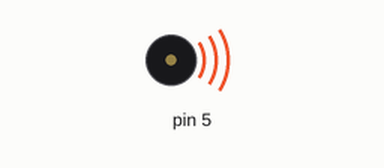
A sketch run on a simulated Arduino Uno, built with avr-gcc and run on an emulated ATmega328P. Parts: buzzer (waves = sounding).

Above: at 0.1 s.
Timing chart, 0 to 40.0 s (numbered marks = the images above):
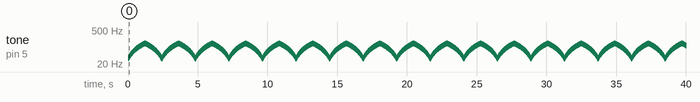

Measured:
- by itself, tone on pin 5: plays 34 Hz for 0.01 s, 35 Hz for 0.01 s, 36 Hz for 0.01 s, 37 Hz for 0.01 s, 38 Hz for 0.01 s, 39 Hz for 0.01 s … (3625 notes in this stretch)

The sketch:

RPMgenerator.ino
```cpp
/*

   ________    _                                   __
  / ____/ /_  (_)___  ____  ___  _________  __  __/ /_
 / /   / __ \/ / __ \/ __ \/ _ \/ ___/ __ \/ / / / __/
/ /___/ / / / / /_/ / /_/ /  __/ /  / / / / /_/ / /_
\____/_/ /_/_/ .___/ .___/\___/_/  /_/ /_/\__,_/\__/
            /_/   /_/


Visit us: www.chippernut.com
Written by:
Jon Gulbrandson
12/28/2014

Kudos to:
Adafruit (www.adafruit.com)
Arduino (www.arduino.com)

RPM SIGNAL GENERATOR

This generates a square wave using the Arduino TONE command.
The output is currently confiqured to Digital Pin #5.
Wire this pin directly to the input of your SHIFT LIGHT TACH SIGNAL IN
No Transistor is needed.

*/

/********** CONFIGURATION **********/

/* INSTRUCTIONS
Set your RPM lowpoint (RPM_MIN) to the lowest point, do not
go lower than 2000 RPM. Set your RPM highpoint (RPM_MAX) to
the redline of your vehicle. The Accel_Rate variable is used for
the speed at which the generator sweeps through the RPM range.
A higher Accel_Rate variable will result in a slower speed. Try to keep
this between (10 - 50).
*/

float RPM_MIN = 2000;
float RPM_MAX = 8500;
int Accel_Rate = 10;


/********** DEFINITIONS **********/


boolean accel = false;
int x;
long previousMillis = 0;
unsigned long currentMillis=0;


/********** SETUP **********/


void setup() {
Serial.begin(9600);
pinMode(5, OUTPUT);
RPM_MIN = (RPM_MIN / 60);
RPM_MAX = (RPM_MAX / 60);
x = RPM_MIN;
}


/********** MAIN LOOP **********/

void loop() {

//tone(5,70);

      while (accel==false){
         currentMillis = millis();
        if(currentMillis - previousMillis > Accel_Rate) {
        previousMillis = currentMillis;
        x++;
        tone(5,x);
        if (x>RPM_MAX){accel=true;}
        }
      }

      while (accel==true){
         currentMillis = millis();
        if(currentMillis - previousMillis > Accel_Rate) {
        previousMillis = currentMillis;
        x--;
        tone(5,x);
        if (x<RPM_MIN){accel=false;}
        }
      }
  }
```
